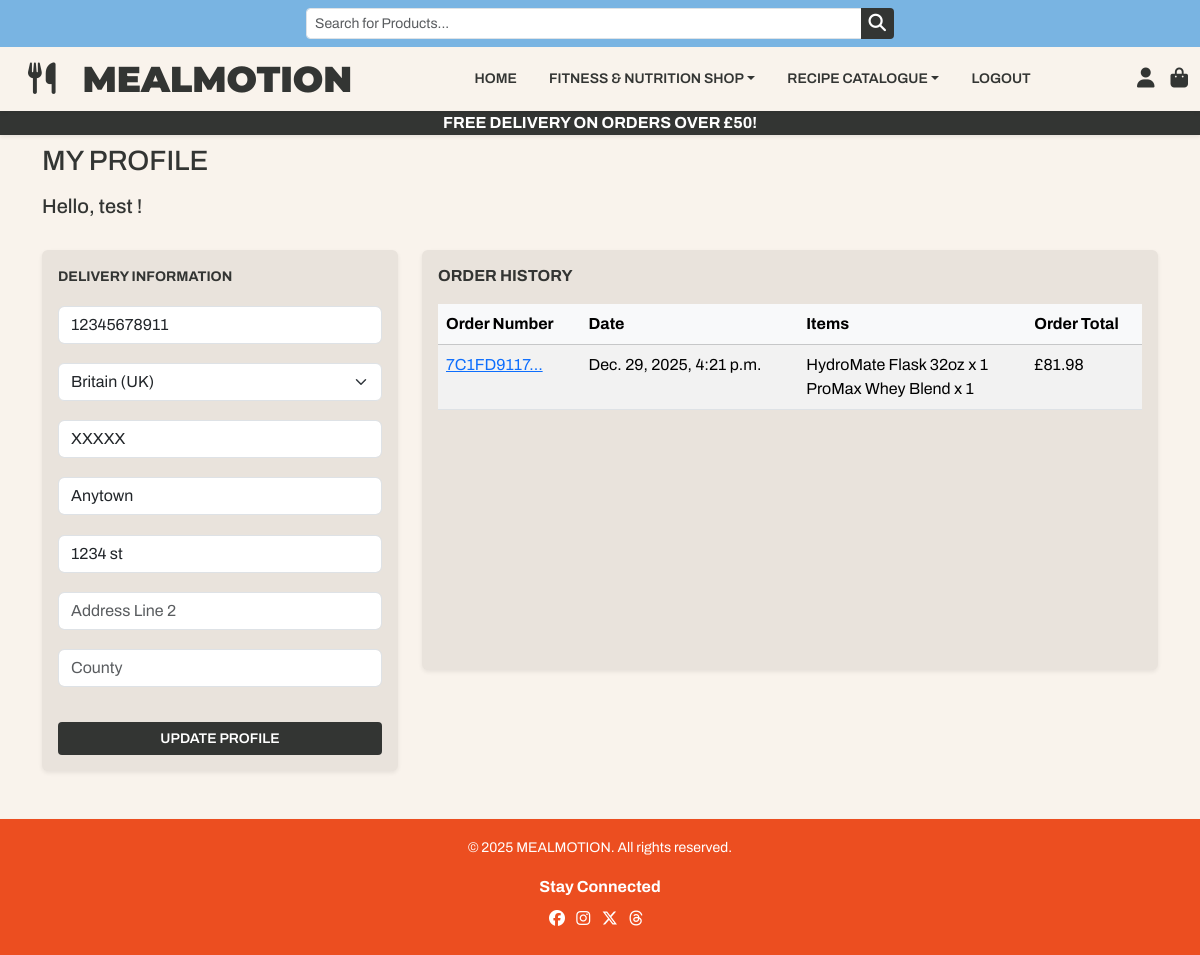
Screenshot of /profile/ (signed in) with the database file from the repository.
### profiles/models.py (models this page shows, shortened)
class UserProfile(models.Model):
    user = models.OneToOneField(User, on_delete=models.CASCADE)
    default_contact_number = models.CharField(max_length=20, null=True, blank=True)
    default_country = CountryField(blank_label = 'Select a Country', max_length=40, null =True , blank =True)
    default_post_code = models.CharField(max_length=20, null=True, blank=True)
    default_town_or_city = models.CharField(max_length=40, null=True, blank=True)
    default_address_line_1 = models.CharField(max_length=80, null=True, blank=True)
    default_address_line_2 = models.CharField(max_length=255, null=True, blank=True)
    default_county = models.CharField(max_length=40, null =True , blank =True)

### checkout/models.py (models this page shows, shortened)
class Order(models.Model):
    order_number = models.CharField(max_length=50, unique=True)
    user_profile = models.ForeignKey(UserProfile, on_delete=models.SET_NULL, null=True , blank = True, related_name='orders')
    full_name = models.CharField(max_length=255, null=False, blank=False)
    email = models.EmailField(max_length=255, null=False, blank=False )
    contact_number = models.CharField(max_length=20, null=False, blank=False)
    address_line_1 = models.CharField(max_length=80)
    address_line_2 = models.CharField(max_length=255, blank=True, null=True)
    town_or_city = models.CharField(max_length=40)
    post_code = models.CharField(max_length=20, null=False, blank=False)
    county = models.CharField(max_length=40, null =True , blank =True)
    country = CountryField(blank_label='Country *', max_length=40, null =True , blank =True)
    delivery_cost = models.DecimalField(max_digits=10, decimal_places=2, default=0, null=False)
    subtotal = models.DecimalField(max_digits=10, decimal_places=2, default=0, null=False)
    grand_total = models.DecimalField(max_digits=10, decimal_places=2,default=0, null=False)
    date = models.DateTimeField(auto_now_add=True)

class OrderLineItem(models.Model):
    order = models.ForeignKey(Order, blank=False, null=False , on_delete=models.CASCADE, related_name= 'lineitems')
    product = models.ForeignKey(Product, blank=False, null=False , on_delete=models.CASCADE)
    quantity = models.IntegerField(blank=False, null=False, default=0 )
    lineitem_total = models.DecimalField(max_digits=10, decimal_places=2, null=False)

### products/models.py (models this page shows, shortened)
class Product(models.Model):
    name = models.CharField(max_length=255)
    description = models.TextField()
    category = models.ForeignKey(
        'Category',
        on_delete=models.SET_NULL,
        null=True,
        blank=True,
        related_name='products'
    )
    price = models.DecimalField(max_digits=8, decimal_places=2)
    rating = models.DecimalField(max_digits=4, decimal_places=2)
    image = models.ImageField(null=True, blank=True)
    image_url = models.URLField(max_length=1024, null=True, blank=True)

### profiles/views.py (the view, shortened to what this page needs)
# urls.py: path('profile/', include('profiles.urls')),
@login_required
def profile(request):
    profile = get_object_or_404(UserProfile, user=request.user)
    form = UserProfileForm(instance=profile)
    orders = profile.orders.all()
    template = 'profiles/profile.html'
    context = {
        'form': form,
        'orders': orders,
        'on_profile_page': True,
    }
    return render(request, template, context)

### profiles/forms.py
class UserProfileForm(forms.ModelForm):
    class Meta:
        model = UserProfile
        exclude = ('user',)
    def __init__(self, *args, **kwargs):
        super().__init__(*args, **kwargs)
        placeholders = {
            'default_contact_number': 'Contact Number',
            'default_town_or_city': 'Town or City',
            'default_address_line_1': 'Address Line 1',
            'default_address_line_2': 'Address Line 2',
            'default_post_code': 'Post Code',
            'default_county': 'County',
            'default_country': 'Country',
        }
        for field in self.fields:
            if self.fields[field].required:
                placeholder = f'{placeholders[field]} *'
            else:
                placeholder = placeholders[field]
            self.fields[field].widget.attrs['placeholder'] = placeholder
            self.fields[field].label = False

### profiles/templates/profiles/profile.html (shortened to what this page needs)
{% extends 'base.html' %}
{% load static %}
{% block extra_css %}
<link rel="stylesheet" href="{% static 'profiles/css/profiles.css' %}">
{% endblock %}
{% block content %}
<main class="py-4">
    <div class="container">
        <div class="row gy-4">
            <h3 class="text-uppercase text-start mt-4">My Profile</h3>
            <h5 class="mt-2">Hello, {{ user.username }} !</h5>
            <div class="col-12 col-md-4">
                <div class="d-flex flex-column mb-4 p-3 shadow-sm rounded form-box">
                    <p class="fw-bold text-start text-uppercase mb-3">Delivery Information</p>
                    <form method="POST" action="{% url 'profile' %}" id="profile-info">
                        {{ form|crispy }}
                        <button type="submit" class="btn w-100 rounded-1 def-btn text-uppercase mt-3">
                            Update Profile
                        </button>
                    </form>
                </div>
            </div>
            <div class="col-12 col-md-8">
                <div class="d-flex flex-column mb-4 p-3 shadow-sm rounded order-history form-box h-100">
                    <h6 class="fw-bold text-start text-uppercase mb-3">Order History</h6>
                    {% if orders %}
                    <div class="table-responsive">
                        <table class="table table-striped table-hover">
                            <thead class="table-light">
                                <tr>
                                    <th scope="col">Order Number</th>
                                    <th scope="col">Date</th>
                                    <th scope="col">Items</th>
                                    <th scope="col">Order Total</th>
                                </tr>
                            </thead>
                            <tbody>
                                {% for order in orders %}
                                <tr>
                                    <td>
                                        <a href="{% url 'order_history' order.order_number %}"
                                            title="{{ order.order_number }}">{{order.order_number|truncatechars:10}}</a>
                                    </td>
                                    <td>{{ order.date }}</td>
                                    <td>
                                        <ul class="list-unstyled mb-0">
                                            {% for item in order.lineitems.all %}
                                            <li>{{ item.product.name }} x {{ item.quantity }}</li>
                                            {% endfor %}
                                        </ul>
                                    </td>
                                    <td>£{{ order.grand_total }}</td>
                                </tr>
                                {% endfor %}
                            </tbody>
                        </table>
                    </div>
                    {% else %}
                    <p class="text-muted text-center mb-0">No orders found.</p>
                    {% endif %}
                </div>
            </div>
        </div>
    </div>
</main>
{% endblock %}

### static/css/base.css (style rules this page uses)
body { font-family: 'Archivo', sans-serif; background-color: #f9f3ec; color: #333533; display: flex; flex-direction: column; min-height: 100vh; padding-top: 120px; }
p { font-size: 14px; }
.def-btn, .selector-btn { background-color: #333533 !important; color: #ffffff; border: none; font-weight: 600; font-size: 14px; text-transform: uppercase; cursor: pointer; }
.form-box { border-radius: 4px; background-color: #e9e3dc; }

### profiles/static/profiles/css/profiles.css (style rules this page uses)
.form-box .form-group, .form-box .mb-3, .form-box .mb-4, .form-box .form-control { margin-bottom: 1.2rem !important; }
.order-history { max-height: 420px ; overflow-y: auto; }

### rows the page displays
UserProfile: default_contact_number "12345678911", default_country "Britain (UK)", default_post_code "XXXXX", default_town_or_city "Anytown", default_address_line_1 "1234 st"
Order: order_number "7C1FD9117…", date "Dec. 29, 2025, 4:21 p.m.", grand_total "81.98"
OrderLineItem: product.name "HydroMate Flask 32oz", quantity "1"
OrderLineItem: product.name "ProMax Whey Blend", quantity "1"

### other values shown
{{ free_delivery_threshold }} "50"
{{ user.username }} "test"
